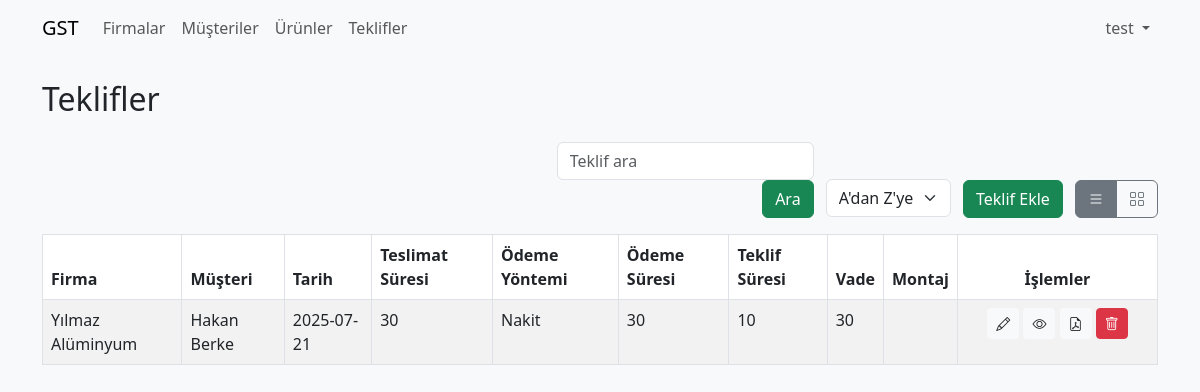
Screenshot of /offer.php (signed in) with the database file from the repository.
### tables this page shows
CREATE TABLE `master_quotes` (
  `id` bigint(20) UNSIGNED NOT NULL,
  `company_id` int(10) UNSIGNED NOT NULL,
  `contact_id` int(10) UNSIGNED NOT NULL,
  `quote_date` date NOT NULL,
  `prepared_by` int(10) UNSIGNED DEFAULT NULL,
  `delivery_term` varchar(50) DEFAULT NULL,
  `payment_method` varchar(50) DEFAULT NULL,
  `payment_due` varchar(50) DEFAULT NULL,
  `quote_validity` varchar(50) DEFAULT NULL,
  `maturity` varchar(50) DEFAULT NULL,
  `assembly_type` varchar(50) DEFAULT NULL,
  `total_amount` decimal(14,2) DEFAULT NULL,
  `discount_rate` decimal(5,2) DEFAULT NULL,
  `discount_amount` decimal(14,2) DEFAULT NULL,
  `vat_rate` decimal(5,2) DEFAULT NULL,
  `vat_amount` decimal(14,2) DEFAULT NULL,
  `taxes_included_total` decimal(14,2) DEFAULT NULL
);

CREATE TABLE `companies` (
  `id` int(10) UNSIGNED NOT NULL,
  `name` varchar(100) NOT NULL,
  `phone` varchar(20) DEFAULT NULL,
  `address` varchar(255) DEFAULT NULL,
  `email` varchar(100) DEFAULT NULL
);

### helpers/theme.php (called while the page is built, shortened)
<?php
function get_theme(): string
{
    return $_SESSION['theme'] ?? 'light';
}
function theme_css(): string
{
    return (get_theme() === 'dark')
        ? 'https://cdn.jsdelivr.net/npm/bootswatch@5.3.0/dist/darkly/bootstrap.min.css'
        : 'https://cdn.jsdelivr.net/npm/bootstrap@5.3.0/dist/css/bootstrap.min.css';
}
function get_color(): string
{
    return $_SESSION['color'] ?? 'primary';
}

### helpers/device.php (called while the page is built)
<?php
function is_mobile(): bool
{
    $ua = $_SERVER['HTTP_USER_AGENT'] ?? '';
    return preg_match('/Android|webOS|iPhone|iPad|iPod|BlackBerry|IEMobile|Opera Mini/i', $ua) === 1;
}
function resolve_view(): string
{
    return $_GET['view'] ?? (is_mobile() ? 'card' : 'list');
}

### helpers/auth.php (called while the page is built, shortened)
<?php
function is_admin(PDO $pdo): bool
{
    $userId = $_SESSION['user']['id'] ?? null;
    try {
        $stmt = $pdo->prepare(
            'SELECT r.name FROM roles r ' .
            'JOIN role_user ru ON r.id = ru.role_id ' .
            'WHERE ru.user_id = ? LIMIT 1'
        );
        $stmt->execute([$userId]);
        $role = $stmt->fetchColumn();
        return $role === 'admin';
    } catch (PDOException $e) {
        return false;
    }
}
?>

### offer.php (the view, shortened to what this page needs)
<?php
require_once 'config.php';
require_once 'helpers/theme.php';
require_once 'helpers/device.php';
require_once 'helpers/auth.php';
?>
<!DOCTYPE html>
<html lang="tr">
<head>
    <link href="<?php echo theme_css(); ?>" rel="stylesheet">
</head>
<body class="bg-light">
    <?php
$companyStmt = $pdo->query("SELECT id, name FROM companies ORDER BY name");
$companies = $companyStmt->fetchAll();
$customerStmt = $pdo->query("SELECT id, CONCAT(first_name,' ',last_name) AS name FROM customers ORDER BY first_name, last_name");
$customers = $customerStmt->fetchAll();
$canAdd = count($companies) > 0 && count($customers) > 0;
$search = $_GET['search'] ?? '';
$sort = (isset($_GET['sort']) && $_GET['sort'] === 'desc') ? 'DESC' : 'ASC';
$query = "SELECT mq.*, co.name AS company_name, CONCAT(cu.first_name,' ',cu.last_name) AS customer_name
          FROM master_quotes mq
          LEFT JOIN companies co ON mq.company_id = co.id
          LEFT JOIN customers cu ON mq.contact_id = cu.id
          WHERE co.name LIKE :search1 OR CONCAT(cu.first_name,' ',cu.last_name) LIKE :search2
          ORDER BY mq.quote_date $sort";
$stmt = $pdo->prepare($query);
$stmt->execute([
    ':search1' => "%$search%",
    ':search2' => "%$search%"
]);
$quotes = $stmt->fetchAll();
$view = resolve_view();
$p = $_GET;
$p['view'] = 'list';
$listUrl = 'offer?' . http_build_query($p);
$p['view'] = 'card';
$cardUrl = 'offer?' . http_build_query($p);
include 'includes/header.php';
?>
    <div class="container py-4">
        <h2 class="mb-4">Teklifler</h2>
        <div class="row mb-3">
            <div class="col-12 text-end">
                <form method="get" class="form-inline-responsive d-inline-block me-2">
                    <input type="text" name="search" value="<?php echo htmlspecialchars($search); ?>"
                        class="form-control" placeholder="Teklif ara">
                    <button type="submit" class="btn btn-<?php echo get_color(); ?> ms-2">Ara</button>
                </form>
                <form method="get" class="form-inline-responsive d-inline-block me-2">
                    <select name="sort" class="form-select" onchange="this.form.submit()">
                        <option value="asc" <?php echo $sort === 'ASC' ? 'selected' : ''; ?>>A'dan Z'ye</option>
                    </select>
                </form>
                <?php if ($canAdd): ?>
                <a href="offer_form" class="btn btn-<?php echo get_color(); ?>">Teklif Ekle</a>
                <?php endif; ?>
                <div class="btn-group ms-2 view-toggle d-none d-md-inline-flex" role="group">
                    <a href="<?php echo $listUrl; ?>"
                        class="btn btn-outline-secondary <?php echo $view === 'list' ? 'active' : ''; ?>"><i
                            class="bi bi-list"></i></a>
                    <a href="<?php echo $cardUrl; ?>"
                        class="btn btn-outline-secondary <?php echo $view === 'card' ? 'active' : ''; ?>"><i
                            class="bi bi-grid"></i></a>
                </div>
            </div>
        </div>
        <?php if ($view === 'list'): ?>
        <table class="table table-bordered table-striped responsive-table">
            <thead>
                <tr>
                    <th>Firma</th>
                    <th>Müşteri</th>
                    <th>Tarih</th>
                    <th>Teslimat Süresi</th>
                    <th>Ödeme Yöntemi</th>
                    <th>Ödeme Süresi</th>
                    <th>Teklif Süresi</th>
                    <th>Vade</th>
                    <th>Montaj</th>
                    <th class="text-center actions-col">İşlemler</th>
                </tr>
            </thead>
            <tbody>
                <?php foreach ($quotes as $q): ?>
                <tr>
                    <td><?php echo htmlspecialchars($q['company_name']); ?></td>
                    <td><?php echo htmlspecialchars($q['customer_name']); ?></td>
                    <td><?php echo htmlspecialchars($q['quote_date']); ?></td>
                    <td><?php echo htmlspecialchars($q['delivery_term']); ?></td>
                    <td><?php echo htmlspecialchars($q['payment_method']); ?></td>
                    <td><?php echo htmlspecialchars($q['payment_due']); ?></td>
                    <td><?php echo htmlspecialchars($q['quote_validity']); ?></td>
                    <td><?php echo htmlspecialchars($q['maturity']); ?></td>
                    <td><?php echo htmlspecialchars($q['assembly_type']); ?></td>
                    <td class="text-center actions-col">
                        <a href="offer_form?id=<?php echo $q['id']; ?>" class="btn btn-sm bg-light text-dark"><i
                                class="bi bi-pencil"></i></a>
                        <?php if (is_admin($pdo)): ?>
                        <a href="log-list.php?table=master_quotes&id=<?php echo $q['id']; ?>"
                            class="btn btn-sm bg-light text-dark" title="Logları Gör"><i class="bi bi-eye"></i></a>
                        <?php endif; ?>
                        <a href="pdf.php?id=<?php echo $q['id']; ?>" target="_blank"
                            class="btn btn-sm bg-light text-dark" title="PDF">
                            <i class="bi bi-file-earmark-pdf"></i>
                        </a>
                        <form method="post" action="offer" class="d-inline-block"
                            onsubmit="return confirm('Silmek istediğinize emin misiniz?');">
                            <button type="submit" class="btn btn-sm btn-danger"><i class="bi bi-trash"></i></button>
                        </form>
                    </td>
                </tr>
                <?php endforeach; ?>
            </tbody>
        </table>
        <?php endif; ?>
    </div>
</body>
</html>

### assets/css/style.css (style rules this page uses)
.form-inline-responsive { display: flex; flex-wrap: wrap; align-items: center; gap: 0.5rem; }
.form-inline-responsive .form-control, .form-inline-responsive .form-select { width: auto; }
.actions-col { min-width: 200px; white-space: nowrap; }

### rows the page displays
master_quotes: company.name "Yılmaz Alüminyum", customer_name "Hakan Berke", quote_date "2025-07-21", delivery_term "30", payment_method "Nakit", payment_due "30", quote_validity "10", maturity "30"

### other values shown
$_SESSION['user']['username'] "test"
